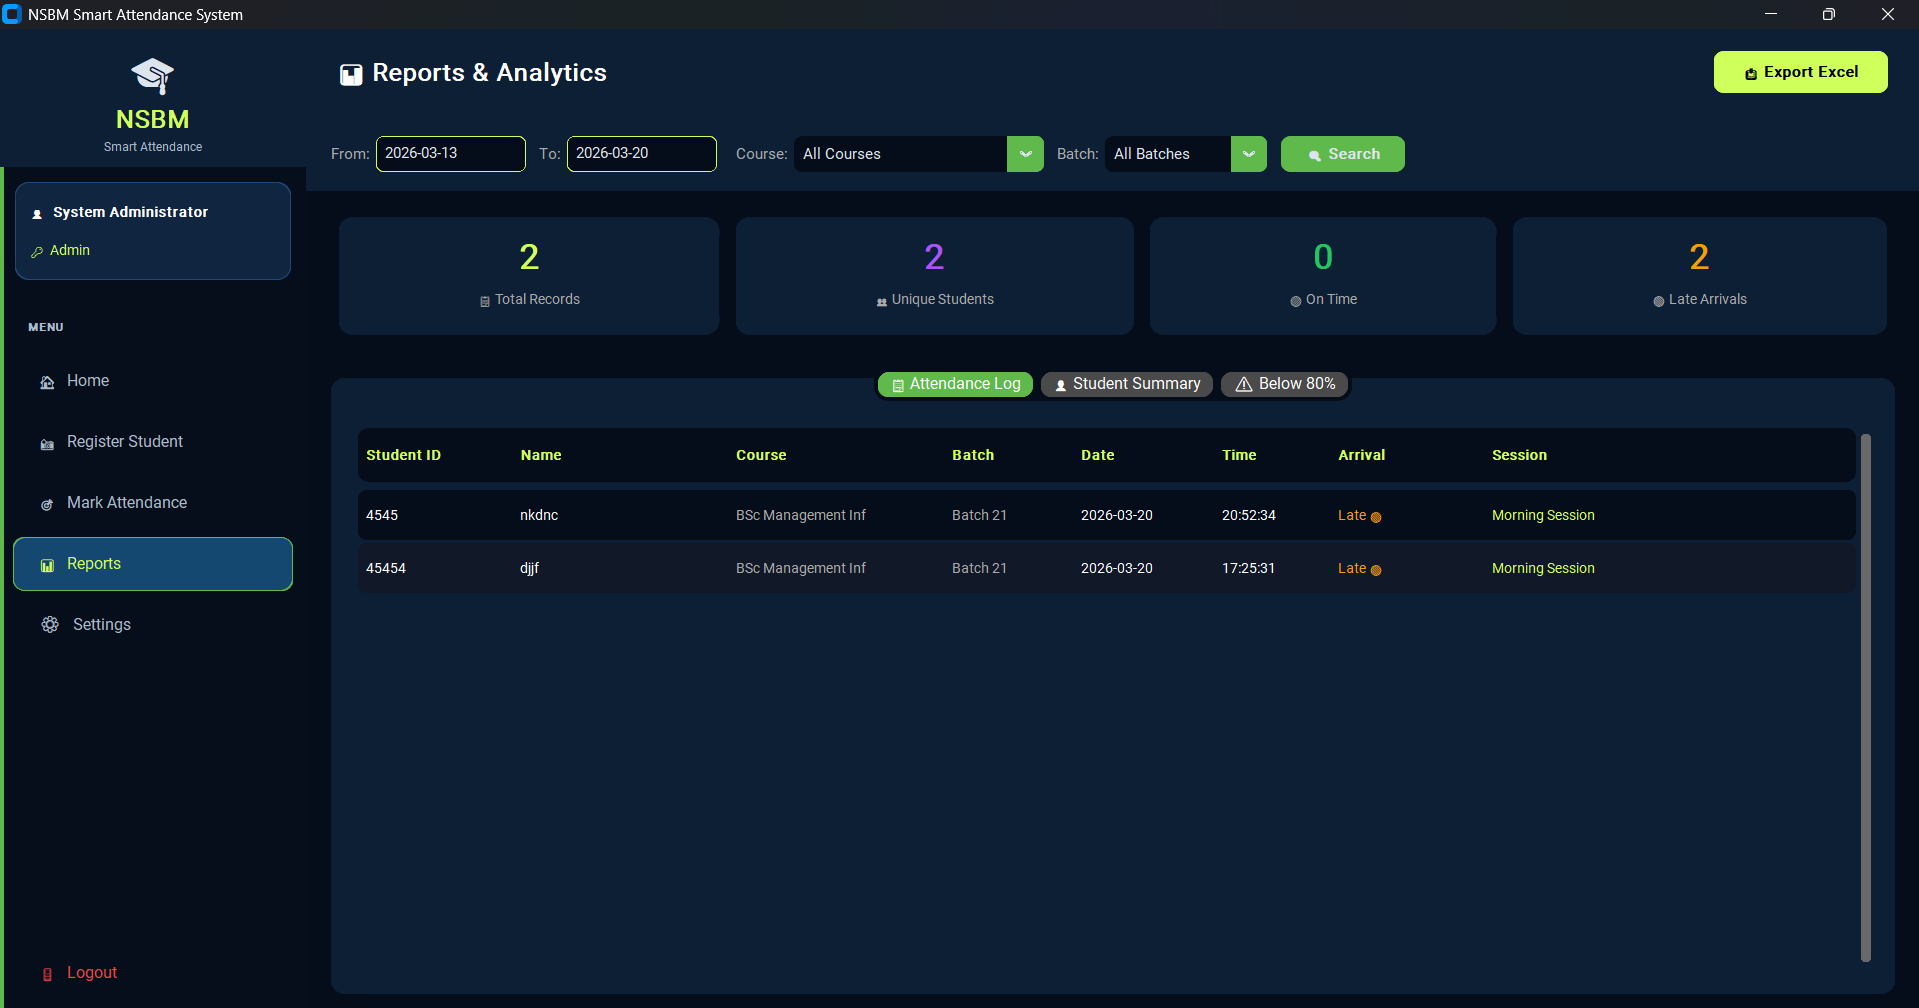

The script that saved this image:
import customtkinter as ctk
from tkinter import messagebox
import database as db
import pandas as pd
import openpyxl
from openpyxl.styles import PatternFill, Font, Alignment
from datetime import datetime, timedelta
import os

# ─────────────────────────────────────────
# THEME
# ─────────────────────────────────────────
NSBM_GREEN  = "#60b94b"
NSBM_DARK   = "#050d1a"
NSBM_CARD   = "#0d1f35"
NSBM_ACCENT = "#cfff5a"
NSBM_GOLD   = "#F59E0B"
WHITE       = "#FFFFFF"
GRAY        = "#AAAAAA"
RED         = "#EF4444"
PURPLE      = "#A855F7"

class ReportsFrame(ctk.CTkFrame):
    def __init__(self, parent, user):
        super().__init__(parent, fg_color=NSBM_DARK, corner_radius=0)
        self.user = user
        self.build_ui()

    def build_ui(self):

        # ── HEADER ───────────────────────
        header = ctk.CTkFrame(
            self, fg_color=NSBM_CARD,
            corner_radius=0, height=70
        )
        header.pack(fill="x")
        header.pack_propagate(False)

        ctk.CTkLabel(
            header,
            text="📊 Reports & Analytics",
            font=ctk.CTkFont(size=20, weight="bold"),
            text_color=WHITE
        ).pack(side="left", padx=25, pady=20)

        # Export button
        ctk.CTkButton(
            header,
            text="📥 Export Excel",
            height=35,
            font=ctk.CTkFont(size=12, weight="bold"),
            fg_color=NSBM_ACCENT,
            hover_color="#0099BB",
            text_color="#000000",
            corner_radius=8,
            command=self.export_excel
        ).pack(side="right", padx=25, pady=17)

        # ── FILTER BAR ───────────────────
        filter_bar = ctk.CTkFrame(
            self,
            fg_color=NSBM_CARD,
            corner_radius=0,
            height=60
        )
        filter_bar.pack(fill="x")
        filter_bar.pack_propagate(False)

        # Date range
        ctk.CTkLabel(
            filter_bar,
            text="From:",
            font=ctk.CTkFont(size=12),
            text_color=GRAY
        ).pack(side="left", padx=(20, 5), pady=15)

        self.from_date = ctk.CTkEntry(
            filter_bar,
            placeholder_text="YYYY-MM-DD",
            width=120,
            height=32,
            font=ctk.CTkFont(size=12),
            fg_color="#050d1a",
            border_color=NSBM_ACCENT,
            border_width=1
        )
        self.from_date.pack(side="left", pady=15)
        self.from_date.insert(
            0, (datetime.now() - timedelta(days=7)).strftime('%Y-%m-%d')
        )

        ctk.CTkLabel(
            filter_bar,
            text="To:",
            font=ctk.CTkFont(size=12),
            text_color=GRAY
        ).pack(side="left", padx=(10, 5), pady=15)

        self.to_date = ctk.CTkEntry(
            filter_bar,
            placeholder_text="YYYY-MM-DD",
            width=120,
            height=32,
            font=ctk.CTkFont(size=12),
            fg_color="#050d1a",
            border_color=NSBM_ACCENT,
            border_width=1
        )
        self.to_date.pack(side="left", pady=15)
        self.to_date.insert(
            0, datetime.now().strftime('%Y-%m-%d')
        )

        # Course filter
        ctk.CTkLabel(
            filter_bar,
            text="Course:",
            font=ctk.CTkFont(size=12),
            text_color=GRAY
        ).pack(side="left", padx=(15, 5), pady=15)

        courses          = db.get_all_courses()
        self.course_map  = {'All Courses': None}
        self.course_map.update({c['name']: c['id'] for c in courses})

        self.course_var = ctk.StringVar(value="All Courses")
        ctk.CTkOptionMenu(
            filter_bar,
            values=list(self.course_map.keys()),
            variable=self.course_var,
            width=200,
            height=32,
            font=ctk.CTkFont(size=12),
            fg_color="#050d1a",
            button_color=NSBM_GREEN,
            command=self.update_batches
        ).pack(side="left", pady=15)

        # Batch filter
        ctk.CTkLabel(
            filter_bar,
            text="Batch:",
            font=ctk.CTkFont(size=12),
            text_color=GRAY
        ).pack(side="left", padx=(10, 5), pady=15)

        self.batch_var = ctk.StringVar(value="All Batches")
        self.batch_dropdown = ctk.CTkOptionMenu(
            filter_bar,
            values=["All Batches"],
            variable=self.batch_var,
            width=130,
            height=32,
            font=ctk.CTkFont(size=12),
            fg_color="#050d1a",
            button_color=NSBM_GREEN,
        )
        self.batch_dropdown.pack(side="left", pady=15, padx=(0, 10))

        # Search button
        ctk.CTkButton(
            filter_bar,
            text="🔍 Search",
            height=32,
            width=100,
            font=ctk.CTkFont(size=12, weight="bold"),
            fg_color=NSBM_GREEN,
            hover_color="#1B5E20",
            corner_radius=8,
            command=self.load_reports
        ).pack(side="left", pady=15)

        # ── MAIN CONTENT ─────────────────
        content = ctk.CTkFrame(
            self, fg_color="transparent"
        )
        content.pack(fill="both", expand=True, padx=20, pady=20)

        # ── STAT CARDS ───────────────────
        self.stats_frame = ctk.CTkFrame(
            content, fg_color="transparent"
        )
        self.stats_frame.pack(fill="x", pady=(0, 15))

        # ── TABS ─────────────────────────
        self.tab_view = ctk.CTkTabview(
            content,
            fg_color=NSBM_CARD,
            segmented_button_fg_color="#050d1a",
            segmented_button_selected_color=NSBM_GREEN,
            segmented_button_selected_hover_color="#1B5E20",
            text_color=WHITE,
            corner_radius=12
        )
        self.tab_view.pack(fill="both", expand=True)

        self.tab_view.add("📋 Attendance Log")
        self.tab_view.add("👤 Student Summary")
        self.tab_view.add("⚠️ Below 80%")

        # Attendance log tab
        self.log_frame = ctk.CTkScrollableFrame(
            self.tab_view.tab("📋 Attendance Log"),
            fg_color="transparent"
        )
        self.log_frame.pack(fill="both", expand=True)

        # Student summary tab
        self.summary_frame = ctk.CTkScrollableFrame(
            self.tab_view.tab("👤 Student Summary"),
            fg_color="transparent"
        )
        self.summary_frame.pack(fill="both", expand=True)

        # Below 80% tab
        self.warning_frame = ctk.CTkScrollableFrame(
            self.tab_view.tab("⚠️ Below 80%"),
            fg_color="transparent"
        )
        self.warning_frame.pack(fill="both", expand=True)

        # Load initial data
        self.load_reports()

    def update_batches(self, course_name):
        """Update batch filter."""
        course_id = self.course_map.get(course_name)
        if course_id:
            batches    = db.get_batches_by_course(course_id)
            batch_names = ["All Batches"] + [b['name'] for b in batches]
            self.batch_dropdown.configure(values=batch_names)
            self.batch_var.set("All Batches")
        else:
            self.batch_dropdown.configure(values=["All Batches"])
            self.batch_var.set("All Batches")

    def load_reports(self):
        """Load and display reports."""
        start = self.from_date.get().strip()
        end   = self.to_date.get().strip()

        records = db.get_attendance_by_date_range(start, end)

        # Filter by course
        course_id = self.course_map.get(self.course_var.get())
        if course_id:
            records = [r for r in records
                      if r.get('course_id') == course_id]

        self.current_records = records
        self.update_stats(records)
        self.load_log_tab(records)
        self.load_summary_tab(records)
        self.load_warning_tab()

    def update_stats(self, records):
        """Update stat cards."""
        for widget in self.stats_frame.winfo_children():
            widget.destroy()

        total   = len(records)
        late    = len([r for r in records
                      if 'Late' in r.get('arrival', '')])
        on_time = total - late
        students = len(set(r['student_id'] for r in records))

        stats = [
            ("📋 Total Records",  str(total),    NSBM_ACCENT),
            ("👥 Unique Students", str(students), PURPLE),
            ("🟢 On Time",         str(on_time),  "#22C55E"),
            ("🔴 Late Arrivals",   str(late),     NSBM_GOLD),
        ]

        for i, (label, value, color) in enumerate(stats):
            card = ctk.CTkFrame(
                self.stats_frame,
                fg_color=NSBM_CARD,
                corner_radius=12
            )
            card.grid(row=0, column=i, padx=6, sticky="ew")
            self.stats_frame.grid_columnconfigure(i, weight=1)

            ctk.CTkLabel(
                card,
                text=value,
                font=ctk.CTkFont(size=28, weight="bold"),
                text_color=color
            ).pack(pady=(15, 3))

            ctk.CTkLabel(
                card,
                text=label,
                font=ctk.CTkFont(size=11),
                text_color=GRAY
            ).pack(pady=(0, 15))

    def load_log_tab(self, records):
        """Load attendance log table."""
        for widget in self.log_frame.winfo_children():
            widget.destroy()

        if not records:
            ctk.CTkLabel(
                self.log_frame,
                text="No records found for selected filters",
                font=ctk.CTkFont(size=13),
                text_color=GRAY
            ).pack(pady=30)
            return

        # Headers
        headers = ["Student ID", "Name", "Course",
                   "Batch", "Date", "Time", "Arrival", "Session"]
        widths  = [110, 160, 160, 90, 100, 80, 110, 130]

        header_row = ctk.CTkFrame(
            self.log_frame,
            fg_color="#050d1a",
            corner_radius=8
        )
        header_row.pack(fill="x", pady=(0, 5))

        for header, width in zip(headers, widths):
            ctk.CTkLabel(
                header_row,
                text=header,
                font=ctk.CTkFont(size=11, weight="bold"),
                text_color=NSBM_ACCENT,
                width=width,
                anchor="w"
            ).pack(side="left", padx=6, pady=8)

        # Rows
        for i, record in enumerate(records):
            bg = "#050d1a" if i % 2 == 0 else "#111827"
            row = ctk.CTkFrame(
                self.log_frame,
                fg_color=bg,
                corner_radius=6
            )
            row.pack(fill="x", pady=1)

            arrival_color = NSBM_GOLD if "Late" in record.get('arrival', '') else "#22C55E"

            values = [
                (record.get('student_id',   ''), WHITE),
                (record.get('student_name', ''), WHITE),
                (record.get('course_name',  ''), GRAY),
                (record.get('batch_name',   ''), GRAY),
                (record.get('date',         ''), WHITE),
                (record.get('time',         ''), WHITE),
                (record.get('arrival',      ''), arrival_color),
                (record.get('session',      ''), NSBM_ACCENT),
            ]

            for (value, color), width in zip(values, widths):
                ctk.CTkLabel(
                    row,
                    text=str(value)[:18],
                    font=ctk.CTkFont(size=11),
                    text_color=color,
                    width=width,
                    anchor="w"
                ).pack(side="left", padx=6, pady=6)

    def load_summary_tab(self, records):
        """Load student summary."""
        for widget in self.summary_frame.winfo_children():
            widget.destroy()

        if not records:
            ctk.CTkLabel(
                self.summary_frame,
                text="No records found",
                font=ctk.CTkFont(size=13),
                text_color=GRAY
            ).pack(pady=30)
            return

        # Group by student
        student_data = {}
        for r in records:
            sid = r['student_id']
            if sid not in student_data:
                student_data[sid] = {
                    'name'    : r['student_name'],
                    'course'  : r.get('course_name', ''),
                    'batch'   : r.get('batch_name',  ''),
                    'days'    : set(),
                    'late'    : 0,
                    'on_time' : 0
                }
            student_data[sid]['days'].add(r['date'])
            if 'Late' in r.get('arrival', ''):
                student_data[sid]['late'] += 1
            else:
                student_data[sid]['on_time'] += 1

        # Total days
        all_days = len(set(r['date'] for r in records))

        # Headers
        headers = ["Student ID", "Name", "Course",
                   "Days Present", "Late", "On Time", "Attendance %"]
        widths  = [110, 160, 160, 110, 70, 80, 120]

        header_row = ctk.CTkFrame(
            self.summary_frame,
            fg_color="#050d1a",
            corner_radius=8
        )
        header_row.pack(fill="x", pady=(0, 5))

        for header, width in zip(headers, widths):
            ctk.CTkLabel(
                header_row,
                text=header,
                font=ctk.CTkFont(size=11, weight="bold"),
                text_color=NSBM_ACCENT,
                width=width,
                anchor="w"
            ).pack(side="left", padx=6, pady=8)

        for i, (sid, data) in enumerate(student_data.items()):
            days_present = len(data['days'])
            percentage   = round((days_present/all_days)*100, 1) if all_days > 0 else 0
            pct_color    = RED if percentage < 80 else "#22C55E"

            bg = "#050d1a" if i % 2 == 0 else "#111827"
            row = ctk.CTkFrame(
                self.summary_frame,
                fg_color=bg,
                corner_radius=6
            )
            row.pack(fill="x", pady=1)

            values = [
                (sid,                 WHITE),
                (data['name'],        WHITE),
                (data['course'],      GRAY),
                (str(days_present),   NSBM_ACCENT),
                (str(data['late']),   NSBM_GOLD),
                (str(data['on_time']),  "#22C55E"),
                (f"{percentage}%",    pct_color),
            ]

            for (value, color), width in zip(values, widths):
                ctk.CTkLabel(
                    row,
                    text=str(value),
                    font=ctk.CTkFont(size=11),
                    text_color=color,
                    width=width,
                    anchor="w"
                ).pack(side="left", padx=6, pady=6)

    def load_warning_tab(self):
        """Load students below 80% attendance."""
        for widget in self.warning_frame.winfo_children():
            widget.destroy()

        ctk.CTkLabel(
            self.warning_frame,
            text="⚠️ Students Below 80% Attendance",
            font=ctk.CTkFont(size=15, weight="bold"),
            text_color=RED
        ).pack(anchor="w", pady=(10, 15))

        students = db.get_all_students()
        warnings = []

        for student in students:
            pct = db.get_student_attendance_percentage(
                student['student_id']
            )
            if pct < 80:
                warnings.append((student, pct))

        if not warnings:
            ctk.CTkLabel(
                self.warning_frame,
                text="✅ All students have attendance above 80%!",
                font=ctk.CTkFont(size=13),
                text_color="#22C55E"
            ).pack(pady=30)
            return

        for student, pct in sorted(warnings, key=lambda x: x[1]):
            card = ctk.CTkFrame(
                self.warning_frame,
                fg_color="#2D0000",
                corner_radius=10
            )
            card.pack(fill="x", pady=4)

            ctk.CTkLabel(
                card,
                text=f"⚠️  {student['student_id']} — {student['full_name']}",
                font=ctk.CTkFont(size=13, weight="bold"),
                text_color=RED
            ).pack(side="left", padx=15, pady=12)

            ctk.CTkLabel(
                card,
                text=student.get('course_name', ''),
                font=ctk.CTkFont(size=11),
                text_color=GRAY
            ).pack(side="left", padx=5)

            ctk.CTkLabel(
                card,
                text=f"{pct}%",
                font=ctk.CTkFont(size=16, weight="bold"),
                text_color=RED
            ).pack(side="right", padx=15)

    def export_excel(self):
        """Export report to Excel."""
        if not hasattr(self, 'current_records') or \
           not self.current_records:
            messagebox.showwarning(
                "Warning", "No records to export!"
            )
            return

        os.makedirs('reports', exist_ok=True)
        timestamp = datetime.now().strftime('%Y%m%d_%H%M%S')
        path      = f'reports/attendance_report_{timestamp}.xlsx'

        wb = openpyxl.Workbook()
        ws = wb.active
        ws.title = "Attendance Report"

        # Title
        ws.merge_cells('A1:H1')
        title           = ws['A1']
        title.value     = f"NSBM Smart Attendance Report — {datetime.now().strftime('%B %d, %Y')}"
        title.font      = Font(bold=True, size=14, color='00D9FF')
        title.fill      = PatternFill(start_color='0D1117', end_color='0D1117', fill_type='solid')
        title.alignment = Alignment(horizontal='center')

        # Headers
        headers = ["Student ID", "Name", "Course", "Batch",
                  "Date", "Time", "Arrival", "Session"]
        for col, header in enumerate(headers, 1):
            cell            = ws.cell(row=2, column=col, value=header)
            cell.font       = Font(color='00D9FF', bold=True)
            cell.fill       = PatternFill(start_color='161B22', end_color='161B22', fill_type='solid')
            cell.alignment  = Alignment(horizontal='center')

        # Data
        for row, record in enumerate(self.current_records, 3):
            ws.cell(row=row, column=1, value=record.get('student_id',   ''))
            ws.cell(row=row, column=2, value=record.get('student_name', ''))
            ws.cell(row=row, column=3, value=record.get('course_name',  ''))
            ws.cell(row=row, column=4, value=record.get('batch_name',   ''))
            ws.cell(row=row, column=5, value=record.get('date',         ''))
            ws.cell(row=row, column=6, value=record.get('time',         ''))
            ws.cell(row=row, column=7, value=record.get('arrival',      ''))
            ws.cell(row=row, column=8, value=record.get('session',      ''))

        # Column widths
        widths = [15, 25, 30, 15, 12, 10, 15, 20]
        for i, width in enumerate(widths, 1):
            ws.column_dimensions[
                openpyxl.utils.get_column_letter(i)
            ].width = width

        wb.save(path)
        messagebox.showinfo(
            "Success",
            f"✅ Report exported to:\n{path}"
        )
